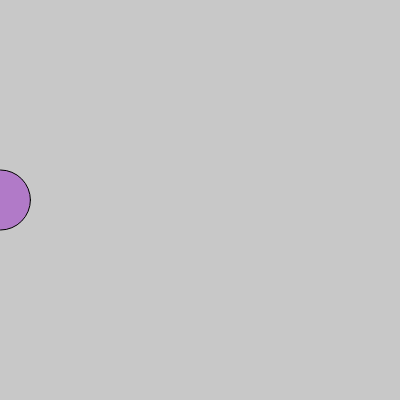
Frame 1 (no input)
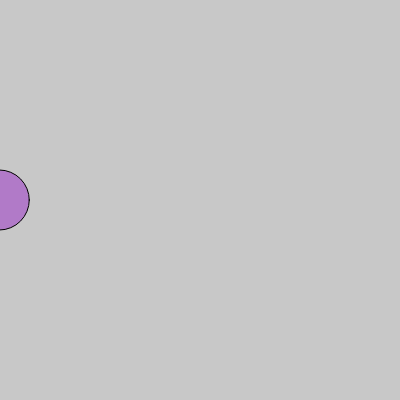
Frame 60 (no input)
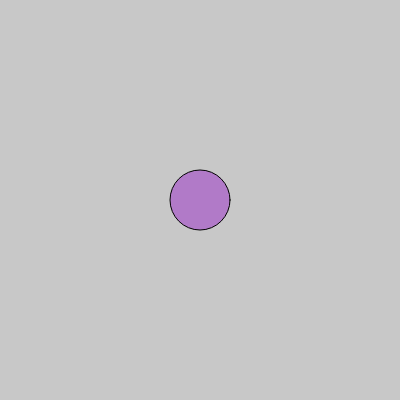
Frame 120 (the mouse pressed at the canvas centre since frame 60)

The p5.js sketch that drew these frames (run headless with seeded random() and noise() and a simulated clock; from frame 60 on, the mouse is pressed at the canvas centre):

// p5.js sketch
// ── sketch.js
var targetX;
var circleX;

function setup() {
    createCanvas(400, 400);
    colorMode(HSB, 255);
    targetX = 0;
    circleX = 0;
}

function draw() {
    background(200);
    targetX = mouseX;
    targetX += random(-10.0, 10.0);
    //circleX = targetX;
    //circleX += (targetX - circleX) * 0.1;
    circleX = lerp(circleX, targetX, 0.1);
    
    fill(200, 255, 200, 100);
    ellipse(circleX, height/2.0, 60, 60);
}
